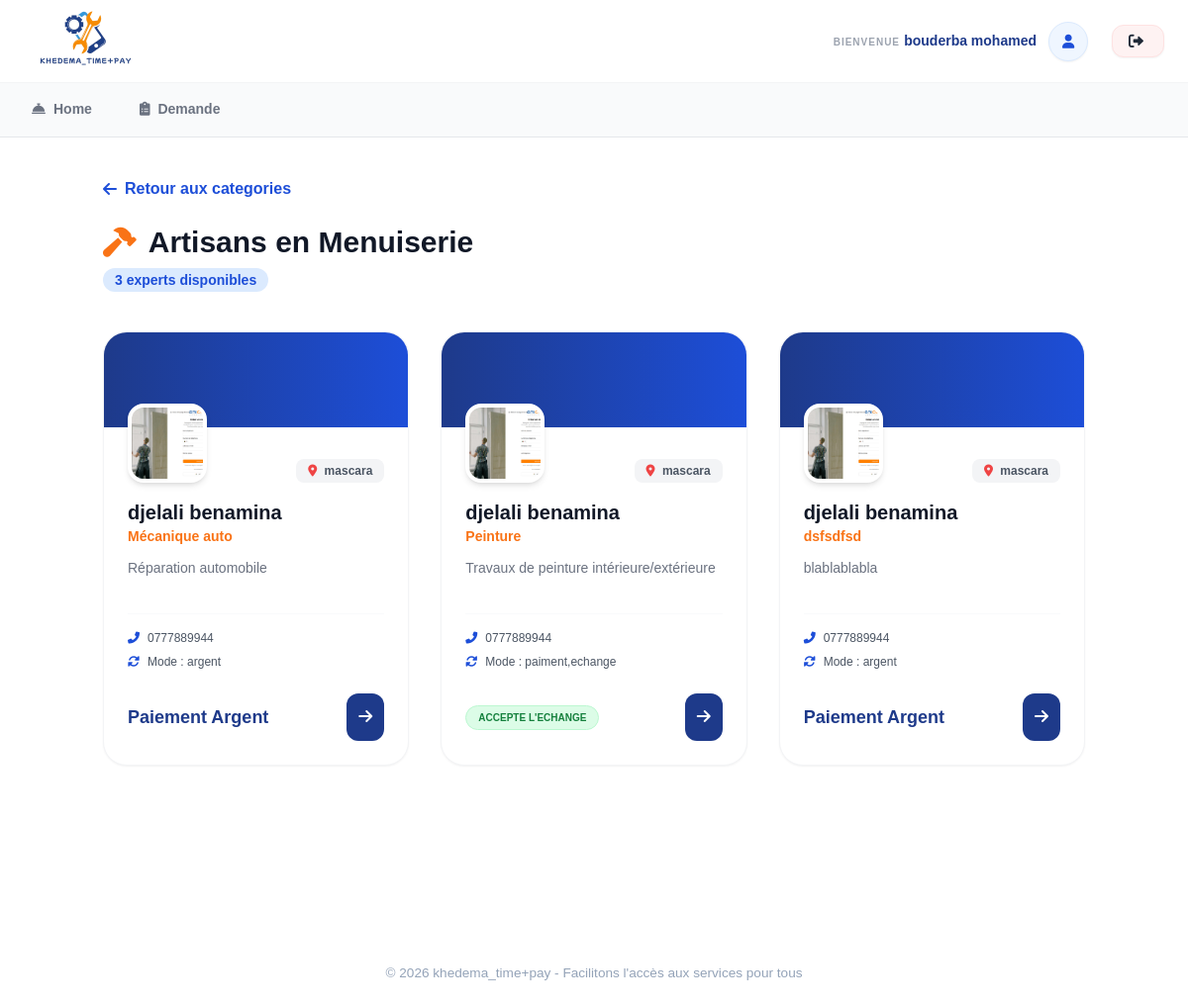
The page /view/artisans.php?categorie=menuiserie (signed in) on the database its author committed.
### tables this page shows
CREATE TABLE `service` (
  `id_service` int(11) NOT NULL,
  `nom` varchar(150) NOT NULL,
  `image` varchar(255) DEFAULT NULL,
  `description` text DEFAULT NULL,
  `type_service` varchar(100) DEFAULT NULL,
  `prix` decimal(10,2) NOT NULL DEFAULT 0.00,
  `categorie` varchar(100) DEFAULT NULL,
  `id_prestataire` int(11) DEFAULT NULL
);

CREATE TABLE `utilisateur` (
  `id_utilisateur` int(11) NOT NULL,
  `nom` varchar(100) NOT NULL,
  `prenom` varchar(100) NOT NULL,
  `telephone` varchar(20) DEFAULT NULL,
  `adress` varchar(255) DEFAULT NULL,
  `mot_de_passe` varchar(255) NOT NULL,
  `wilaya` varchar(100) DEFAULT NULL,
  `photo` varchar(255) NOT NULL
);

### View/artisans.php (called while the page is built, shortened)
<?php
$categoryKey = isset($_GET['categorie']) ? strtolower(trim($_GET['categorie'])) : '';
$pageConfig = $categoriesConfig[$categoryKey];
include 'artisans_category_page.php';
?>

### model/get_services_by_category.php (called while the page is built, shortened)
<?php
include '../config/db.php';
try {
    $pdo = new PDO($dsn, $user, $pass, $options);
    $sql = "SELECT
                s.id_service,
                s.nom AS service_nom,
                s.image,
                s.description,
                s.type_service,
                s.categorie,
                u.nom AS nom_utilisateur,
                u.prenom AS prenom_utilisateur,
                u.telephone,
                u.wilaya
            FROM service s
            JOIN prestataire p ON s.id_prestataire = p.id_prestataire
            JOIN utilisateur u ON p.id_prestataire = u.id_utilisateur
            WHERE s.categorie = :categorie";
    $stmt = $pdo->prepare($sql);
    $stmt->execute(['categorie' => $category]);
    $services = $stmt->fetchAll(PDO::FETCH_ASSOC);
} catch (PDOException $e) {
    die("Erreur : " . $e->getMessage());
}
?>

### View/artisans_category_page.php (the view, shortened to what this page needs)
<?php
include '../model/get_services_by_category.php';
include '../includes/header.php';
?>
<div class="container mx-auto px-4">
    <a href="index.php" class="inline-flex items-center text-blue-700 hover:text-blue-900 font-semibold mb-6 transition">
        <i class="fas fa-arrow-left mr-2"></i> Retour aux categories
    </a>
    <div class="mb-10 text-center md:text-left">
        <h1 class="text-3xl font-extrabold text-gray-900 flex items-center justify-center md:justify-start">
            <i class="<?php echo htmlspecialchars($pageConfig['iconClass']); ?> text-orange-500 mr-3"></i>
            <?php echo htmlspecialchars($pageConfig['title']); ?>
        </h1>
        <p class="text-gray-500 mt-2">
            <span class="bg-blue-100 text-blue-700 px-3 py-1 rounded-full text-sm font-bold">
                <?php echo count($services); ?> <?php echo htmlspecialchars($pageConfig['countLabel']); ?>
            </span>
        </p>
    </div>
    <?php if (count($services) > 0): ?>
        <div class="grid grid-cols-1 md:grid-cols-2 lg:grid-cols-3 gap-8">
            <?php foreach ($services as $artisan): ?>
                <?php $link = isset($_SESSION['user_id']) ? "artisan.php?id=" . $artisan['id_service'] : "../view/login.php"; ?>
                <div class="bg-white rounded-3xl shadow-sm border border-gray-100 overflow-hidden hover:shadow-xl transition duration-300 transform hover:-translate-y-1 group">
                    <div class="h-24 bg-gradient-to-r from-blue-900 to-blue-700"></div>
                    <div class="p-6 -mt-12">
                        <div class="flex items-end justify-between mb-4">
                            <img src="../<?php echo $artisan['image'] ?: 'https://i.pravatar.cc/150?u=' . $artisan['id_service']; ?>"
                                 class="w-20 h-20 rounded-2xl border-4 border-white object-cover shadow-md bg-white">
                            <span class="bg-gray-100 text-gray-600 text-xs font-bold px-3 py-1 rounded-lg">
                                <i class="fas fa-map-marker-alt text-red-500 mr-1"></i> <?php echo htmlspecialchars($artisan['wilaya']); ?>
                            </span>
                        </div>
                        <h3 class="text-xl font-bold text-gray-900 group-hover:text-blue-700 transition">
                            <?php echo htmlspecialchars($artisan['prenom_utilisateur'] . " " . $artisan['nom_utilisateur']); ?>
                        </h3>
                        <p class="text-orange-500 font-semibold text-sm mb-3"><?php echo htmlspecialchars($artisan['service_nom']); ?></p>
                        <p class="text-gray-500 text-sm line-clamp-2 mb-4 h-10">
                            <?php echo htmlspecialchars($artisan['description']); ?>
                        </p>
                        <div class="space-y-2 border-t border-gray-50 pt-4">
                            <div class="flex items-center text-xs text-gray-600">
                                <i class="fas fa-phone-alt w-5 text-blue-700"></i>
                                <span class="font-medium"><?php echo htmlspecialchars($artisan['telephone']); ?></span>
                            </div>
                            <div class="flex items-center text-xs text-gray-600">
                                <i class="fas fa-sync-alt w-5 text-blue-700"></i>
                                <span class="font-medium">Mode : <?php echo htmlspecialchars($artisan['type_service']); ?></span>
                            </div>
                        </div>
                        <div class="mt-6 flex items-center justify-between">
                            <?php if (stripos($artisan['type_service'], 'echange') !== false): ?>
                                <span class="bg-green-100 text-green-700 text-[10px] font-extrabold uppercase px-3 py-1 rounded-full border border-green-200">
                                    Accepte l'echange
                                </span>
                            <?php else: ?>
                                <span class="text-blue-900 font-bold text-lg">Paiement Argent</span>
                            <?php endif; ?>
                            <a href="<?php echo $link; ?>" class="bg-blue-900 hover:bg-orange-500 text-white p-3 rounded-xl transition duration-300">
                                <i class="fas fa-arrow-right"></i>
                            </a>
                        </div>
                    </div>
                </div>
            <?php endforeach; ?>
        </div>
    <?php endif; ?>
</div>
<?php include '../includes/footer.php'; ?>

### layout/css/plombiers_style.css (style rules this page uses)
h1 { font-size: 2rem; margin-bottom: 10px; }

### layout/css/menuiserie_style.css (style rules this page uses)
h1 { font-size: 2rem; margin-bottom: 10px; }

### layout/css/electriciens_style.css (style rules this page uses)
h1 { font-size: 2rem; margin-bottom: 10px; }

### layout/css/mecanique_style.css (style rules this page uses)
h1 { font-size: 2rem; margin-bottom: 10px; }

### layout/css/arStyle.css (style rules this page uses)
:root { --primary: #3b82f6; --bg: #f3f6ff; --text: #1e293b; }
body { background-color: var(--bg); font-family: 'Inter', sans-serif; margin: 0; color: var(--text); }
.container { max-width: 800px; margin: 40px auto; padding-bottom: 100px; }

### layout/css/body.css (style rules this page uses)
* { margin: 0; padding: 0; box-sizing: border-box; }
body { font-family: Arial, sans-serif; background: #ffffff; color: #111827; line-height: 1.5; }

### rows shown on the page
service: image (picture), utilisateur.wilaya "mascara", utilisateur.prenom+nom "djelali benamina", nom "Mécanique auto", description "Réparation automobile", utilisateur.telephone "0777889944", type_service "argent", shows "Paiement Argent"
service: image (picture), utilisateur.wilaya "mascara", utilisateur.prenom+nom "djelali benamina", nom "Peinture", description "Travaux de peinture intérieure/extérieure", utilisateur.telephone "0777889944", type_service "paiment,echange", shows "ACCEPTE L'ECHANGE"
service: image (picture), utilisateur.wilaya "mascara", utilisateur.prenom+nom "djelali benamina", nom "dsfsdfsd", description "blablablabla", utilisateur.telephone "0777889944", type_service "argent", shows "Paiement Argent"

### other values the page prints
$_SESSION['prenom'] . " " . $_SESSION['nom'] "bouderba mohamed"
$pageConfig['title'] "Artisans en Menuiserie"
count($services) "3"
$pageConfig['countLabel'] "experts disponibles"
